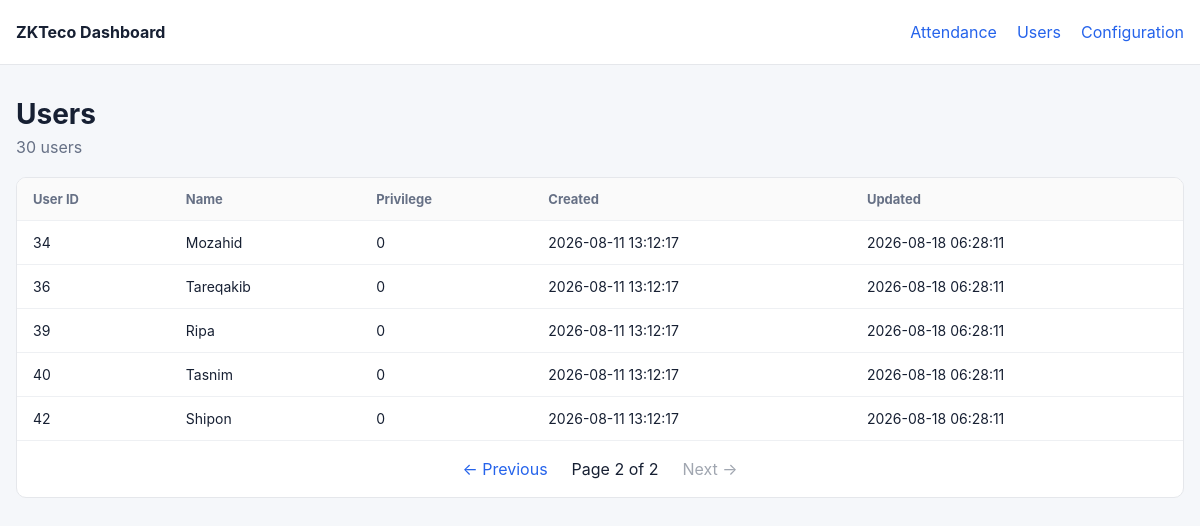
The app's page /users?page=2, older data.
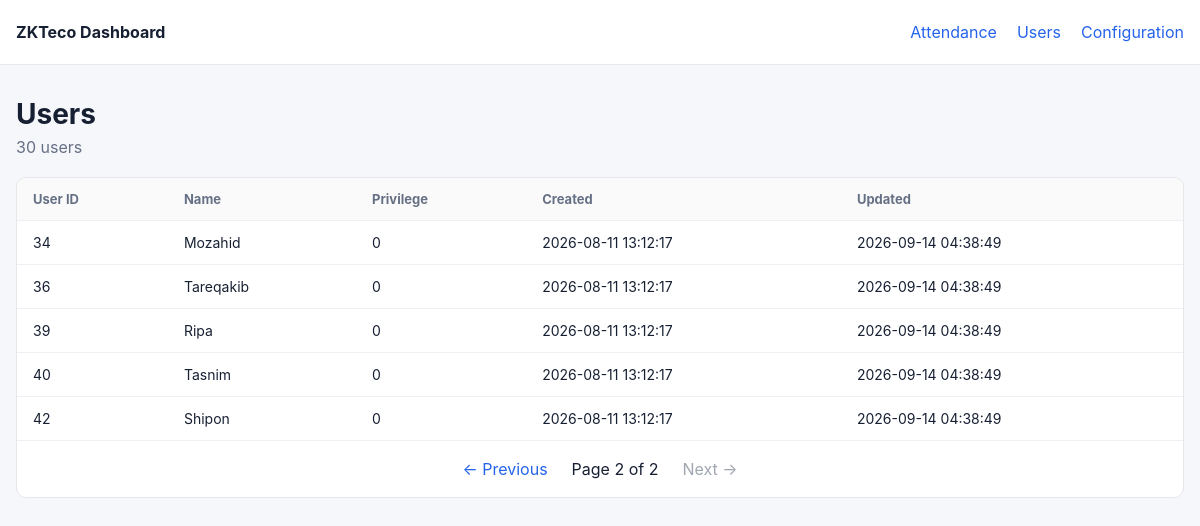
The same page, newer data.
### tables this page shows
CREATE TABLE users (
            user_id TEXT PRIMARY KEY,
            name TEXT,
            privilege TEXT,
            created_at TEXT DEFAULT CURRENT_TIMESTAMP,
            updated_at TEXT DEFAULT CURRENT_TIMESTAMP
        );

### dashboard/app.py (the view)
@app.route("/users")
def users():
    try:
        page = max(1, int(request.args.get("page", 1)))
    except ValueError:
        page = 1
    per_page = 25
    offset = (page - 1) * per_page
    db = get_db()
    total = db.execute(
        "SELECT COUNT(*) FROM users"
    ).fetchone()[0]
    rows = db.execute(
        """
        SELECT
            user_id,
            name,
            privilege,
            created_at,
            updated_at
        FROM users
        ORDER BY CAST(user_id AS INTEGER), user_id
        LIMIT ? OFFSET ?
        """,
        (per_page, offset),
    ).fetchall()
    db.close()
    total_pages = max(1, (total + per_page - 1) // per_page)
    return render_template(
        "users.html",
        rows=rows,
        page=page,
        total=total,
        total_pages=total_pages,
    )

### dashboard/app.py (called while the page is built)
def get_db():
    db = sqlite3.connect(DB_FILE)
    db.row_factory = sqlite3.Row
    return db

### dashboard/templates/users.html
{% extends "base.html" %}
{% block content %}
<div class="page-header">
    <div>
        <h1>Users</h1>
        <p>{{ total }} users</p>
    </div>
</div>
<div class="card">
    <div class="table-wrap">
        <table>
            <thead>
                <tr>
                    <th>User ID</th>
                    <th>Name</th>
                    <th>Privilege</th>
                    <th>Created</th>
                    <th>Updated</th>
                </tr>
            </thead>
            <tbody>
            {% for row in rows %}
                <tr>
                    <td>{{ row.user_id }}</td>
                    <td>{{ row.name }}</td>
                    <td>{{ row.privilege }}</td>
                    <td>{{ row.created_at }}</td>
                    <td>{{ row.updated_at }}</td>
                </tr>
            {% else %}
                <tr>
                    <td colspan="5" class="empty">No users found.</td>
                </tr>
            {% endfor %}
            </tbody>
        </table>
    </div>
    {% include "_pagination.html" %}
</div>
{% endblock %}

Row changes from the older to the newer data that the page shows:
changed users "Mozahid": updated_at "2026-08-18 06:28:11" → "2026-09-14 04:38:49"
changed users "Tareqakib": updated_at "2026-08-18 06:28:11" → "2026-09-14 04:38:49"
changed users "Ripa": updated_at "2026-08-18 06:28:11" → "2026-09-14 04:38:49"
changed users "Tasnim": updated_at "2026-08-18 06:28:11" → "2026-09-14 04:38:49"
changed users "Shipon": updated_at "2026-08-18 06:28:11" → "2026-09-14 04:38:49"
